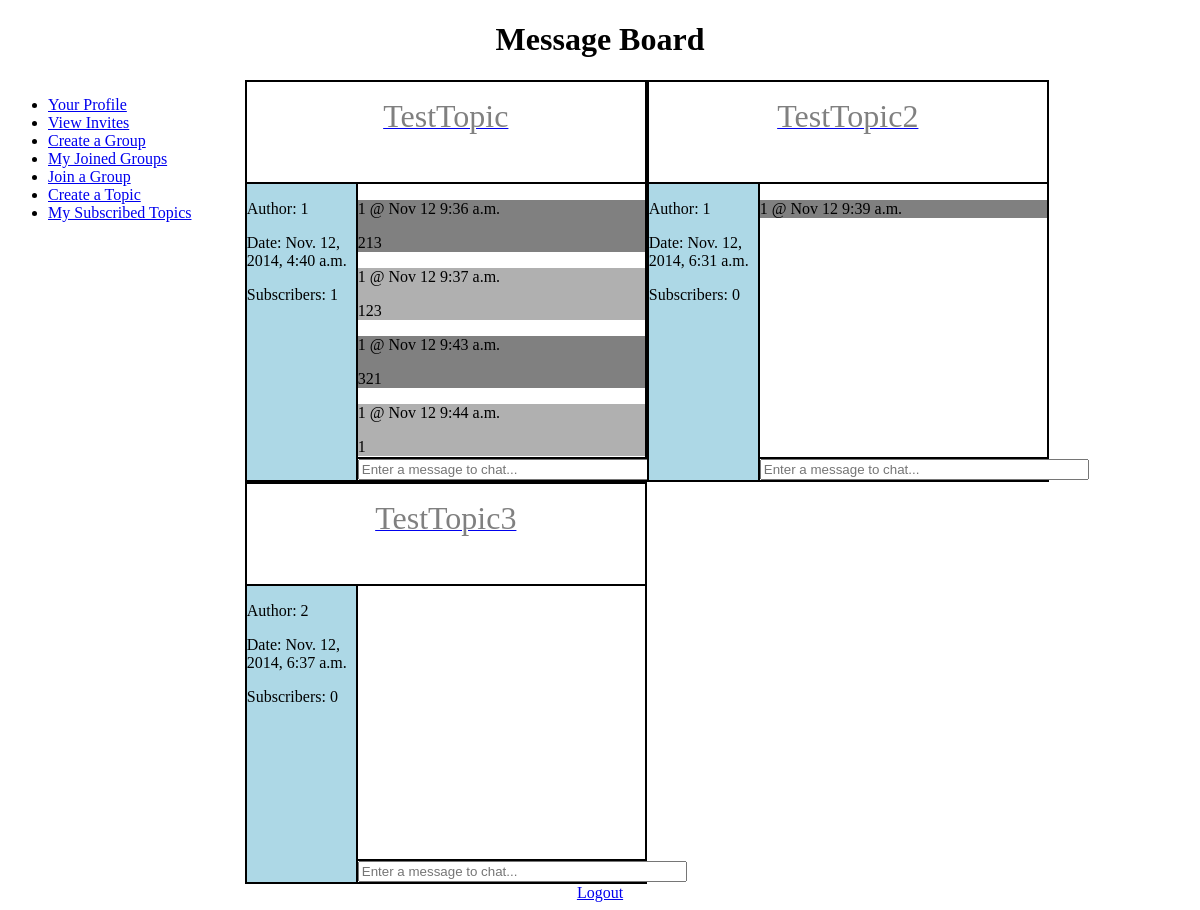
Screenshot of /mainsite/messageboard/ (signed in) with the database file from the repository.
### mainsite/models.py (models this page shows, shortened)
class Topic(models.Model):
    topic_name = models.CharField(max_length=200)
    pub_date = models.DateTimeField('date published', default=timezone.now)
    creator = models.ForeignKey(User, related_name='topics_created')
    subscriptions = models.ManyToManyField(User, related_name='subscribed_topics')

class Message(models.Model):
    message_content = models.TextField()
    pub_date = models.DateTimeField('date published', default=timezone.now)
    creator = models.ForeignKey(User)
    topic = models.ForeignKey(Topic)

### mainsite/views.py (the view, shortened to what this page needs)
@login_required(login_url='/mainsite/login')
def tableview(request):
    topic_list = Topic.objects.all()
    message_list = Message.objects.all()
    return render(request, 'tableview.html', {'topics': topic_list, 'messages': message_list})

### mainsite/templates/tableview.html (shortened to what this page needs)
<!DOCTYPE html>
<html>
<head lang="en">
    {% load staticfiles %}
    <link rel="stylesheet" type="text/css" href="{% static 'mainsite/tableview.css'%}"/>
</head>
<body>
    <div class="page">
        <div class="Page Header" align="center">
            <h1> Message Board </h1>
        </div>
        <div class="navBar" align="left">
            <ul>
                <li><a href="userprofile/{{ user.id }}">Your Profile</a></li>
                <li><a href="viewinvites/{{ user.id }}">View Invites</a></li>
                <li><a href="{% url 'mainsite:create_group' %}">Create a Group</a></li>
                <li><a href="{% url 'mainsite:joined_groups' %}">My Joined Groups</a></li>
                <li><a href="{% url 'mainsite:join_group' %}">Join a Group</a></li>
                <li><a href="{% url 'mainsite:create_topic' %}">Create a Topic</a></li>
                <li><a href="{% url 'mainsite:subscribed_topics' %}">My Subscribed Topics</a></li>
            </ul>
        </div>
        <div class="allTopics" align="center">
            {% for topic in topics %}
                <div class="topicBox">
                    <div class="title">
                        <p>
                            <a href="{% url 'mainsite:topic' topic.id %}">
                                <font size="6" color="grey">{{ topic.topic_name }}</font>
                            </a>
                        </p>
                    </div>
                    <div class="info" align="left">
                        <p>Author: {{ topic.creator }}</p>
                        <p>Date: {{ topic.pub_date }}</p>
                        <p>Subscribers: {{ topic.subscriptions.count }}</p>
                    </div>
                    <div class="messages" align="left">
                        {% for msg in messages %}
                            {% if msg.topic.id  == topic.id %}
                                <div class="message">
                                    <p> {{msg.creator}} @ {{msg.pub_date|date:"M d g:i a"}}</p>
                                    <p>{{ msg.message_content }}</p>
                                </div>
                            {% endif %}
                        {% endfor %}
                    </div>
                    <div class="textbox" align="center">
                         <form id="new_message" action= "" method="post">
                            <input type="text" id="message_content" name="message_content" size="38" autocomplete="off" placeholder="Enter a message to chat..."/>
                        </form>
                    </div>
                </div>
            {% empty %}
                <p> No topics to display </p>
            {% endfor %}
        </div>
    </div>
    <div class="logout" align="center">
        <a href="{% url 'mainsite:logout_view' %}">Logout</a>
    </div>
</body>
</html>

### mainsite/static/mainsite/tableview.css (style rules this page uses)
.info { background-color: lightblue; float: left; width: 109px; height: 296px; border: 1px solid #000000; margin: 0px; overflow-y: scroll; overflow-x: hidden; }
.topicBox { float: left; width: 400px; height: 400px; border: 1px solid #000000; }
.messages { float: left; width: 287px; height: 273px; overflow-y: scroll; border: 1px solid #000000; }
.textbox { float: left; width: 287px; height: 21px; border: 1px solid #000000; }
.logout { clear: both; }
.title { width:398px; height:100px; border:1px solid #000000; }
.allTopics { float: left; width: 80%; }
.navBar { float: left; width: 20%; }
h1 { text-align: center; }

### rows the page displays
Topic: topic_name "TestTopic", creator "1", pub_date "Nov. 12, 2014, 4:40 a.m.", subscriptions.count "1"
Message: creator "1", pub_date "Nov 12 9:36 a.m.", message_content "213"
Message: creator "1", pub_date "Nov 12 9:37 a.m.", message_content "123"
Message: creator "1", pub_date "Nov 12 9:43 a.m.", message_content "321"
Message: creator "1", pub_date "Nov 12 9:44 a.m.", message_content "1"
Topic: topic_name "TestTopic2", creator "1", pub_date "Nov. 12, 2014, 6:31 a.m.", subscriptions.count "0"
Message: creator "1", pub_date "Nov 12 9:39 a.m."
Topic: topic_name "TestTopic3", creator "2", pub_date "Nov. 12, 2014, 6:37 a.m.", subscriptions.count "0"
